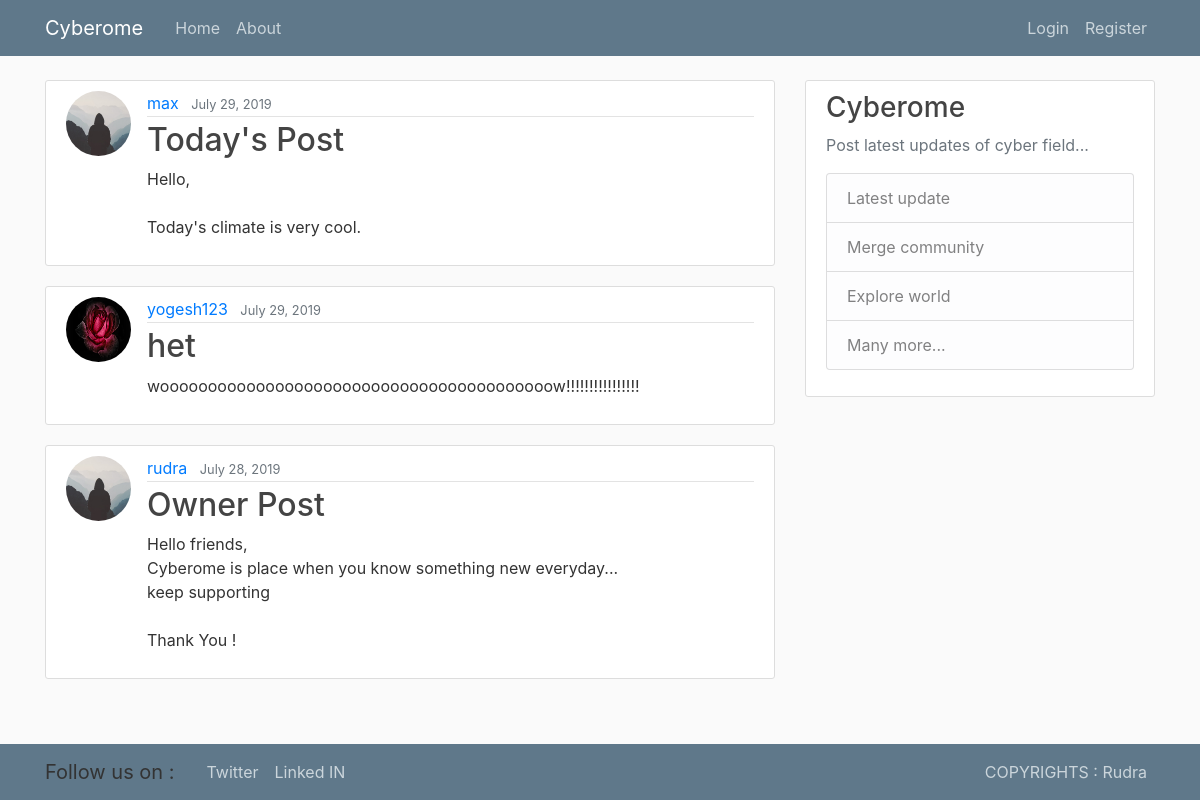
The page / on the database its author committed.
### blog/models.py (models this page shows, shortened)
class Post(models.Model):
    title = models.CharField(max_length=100)
    content = models.TextField()
    date_posted = models.DateTimeField(default=timezone.now)
    author = models.ForeignKey(User, on_delete=models.CASCADE)

### users/models.py (models this page shows, shortened)
class Profile(models.Model):
    user = models.OneToOneField(User, on_delete=models.CASCADE)
    image = models.ImageField(default='default.jpg', upload_to='profile_pics')

### blog/views.py (the view)
# urls.py: path('', PostListView.as_view(), name='blog-home'),
class PostListView(ListView):
    model = Post
    template_name = 'blog/home.html'  # <app>/<model>_<viewtype>.html
    context_object_name = 'posts'
    ordering = ['-date_posted']
    paginate_by = 5

### blog/templates/blog/home.html (shortened to what this page needs)
{% extends "blog/base.html" %}
{% block content %}
    {% for post in posts %}
        <article class="media content-section">
          <img class="rounded-circle article-img" src="{{ post.author.profile.image.url }}">
          <div class="media-body">
            <div class="article-metadata">
              <a class="mr-2" href="{% url 'user-posts' post.author.username %}">{{ post.author }}</a>
              <small class="text-muted">{{ post.date_posted|date:"F d, Y" }}</small>
            </div>
            <h2><a class="article-title" href="{% url 'post-detail' post.id %}">{{ post.title }}</a></h2>
            <p class="article-content">{{ post.content }}</p>
          </div>
        </article>
    {% endfor %}
{% endblock content %}

### blog/templates/blog/base.html (shortened to what this page needs)
{% load static %}
<!DOCTYPE html>
<html>
<head>
    <link rel="stylesheet" href="https://maxcdn.bootstrapcdn.com/bootstrap/4.0.0/css/bootstrap.min.css">
    <link rel="stylesheet" type="text/css" href="{% static 'blog/main.css' %}">
</head>
<body>
  <section>
    <header class="site-header">
      <nav class="navbar navbar-expand-md navbar-dark bg-steel fixed-top">
        <div class="container">
          <a class="navbar-brand mr-4" href="{% url 'blog-home' %}">Cyberome</a>
          <div class="collapse navbar-collapse" id="navbarToggle">
            <div class="navbar-nav mr-auto">
              <a class="nav-item nav-link" href="{% url 'blog-home' %}">Home</a>
              <a class="nav-item nav-link" href="{% url 'blog-about' %}">About</a>
            </div>
            <div class="navbar-nav">
              {% if user.is_authenticated %}
                <a class="nav-item nav-link" href="{% url 'post-create' %}">Post Update</a>
                <a class="nav-item nav-link" href="{% url 'profile' %}">Profile</a>
                <a class="nav-item nav-link" href="{% url 'logout' %}">Logout</a>
              {% else %}
                <a class="nav-item nav-link" href="{% url 'login' %}">Login</a>
                <a class="nav-item nav-link" href="{% url 'register' %}">Register</a>
              {% endif %}
            </div>
          </div>
        </div>
      </nav>
    </header>
    <main role="main" class="container">
      <div class="row">
        <div class="col-md-8">
          {% block content %}{% endblock %}
        </div>
        <div class="col-md-4">
          <div class="content-section">
            <h3>Cyberome</h3>
            <p class='text-muted'>Post latest updates of cyber field...
              <ul class="list-group">
                <li class="list-group-item list-group-item-light">Latest update</li>
                <li class="list-group-item list-group-item-light">Merge community</li>
                <li class="list-group-item list-group-item-light">Explore world</li>
                <li class="list-group-item list-group-item-light">Many more...</li>
              </ul>
            </p>
          </div>
        </div>
      </div>
    </main>
    <footer class="site-footer">
      <nav class="navbar navbar-expand-md navbar-dark bg-steel fixed-bottom">
        <div class="container">
          <a class="navbar-brand mr-4">Follow us on :</a>
          <div class="collapse navbar-collapse" id="navbarToggle">
            <div class="navbar-nav mr-auto">
              <a class="nav-item nav-link" href="#">Twitter</a>
              <a class="nav-item nav-link" href="#">Linked IN</a>
            </div>
            <div class="navbar-nav">
                <a class="nav-item nav-link" href="#">COPYRIGHTS : Rudra</a>
            </div>
          </div>
        </div>
      </nav>
    </footer>
  </section>
</body>
</html>

### blog/static/blog/main.css (style rules this page uses)
body { background: #fafafa; color: #333333; margin-top: 5rem; }
h1, h2, h3, h4, h5, h6 { color: #444444; }
ul { margin: 0; }
.bg-steel { background-color: #5f788a; }
.site-header .navbar-nav .nav-link { color: #cbd5db; }
.site-footer .navbar-nav .nav-link { color: #cbd5db; }
.content-section { background: #ffffff; padding: 10px 20px; border: 1px solid #dddddd; border-radius: 3px; margin-bottom: 20px; }
.article-title { color: #444444; }
.article-content { white-space: pre-line; }
.article-img { height: 65px; width: 65px; margin-right: 16px; }
.article-metadata { padding-bottom: 1px; margin-bottom: 4px; border-bottom: 1px solid #e3e3e3 }

### rows shown on the page
Post: author.profile.image (placeholder picture), author "max", date_posted "July 29, 2019", title "Today's Post", content "Hello, Today's climate is very cool."
Post: author.profile.image (picture), author "yogesh123", date_posted "July 29, 2019", title "het", content "wooooooooooooooooooooooooooooooooooooooooow!!!!!!!!!!!!!!!!"
Post: author.profile.image (placeholder picture), author "rudra", date_posted "July 28, 2019", title "Owner Post", content "Hello friends, Cyberome is place when you know something new everyday... keep supporting Thank You !"
